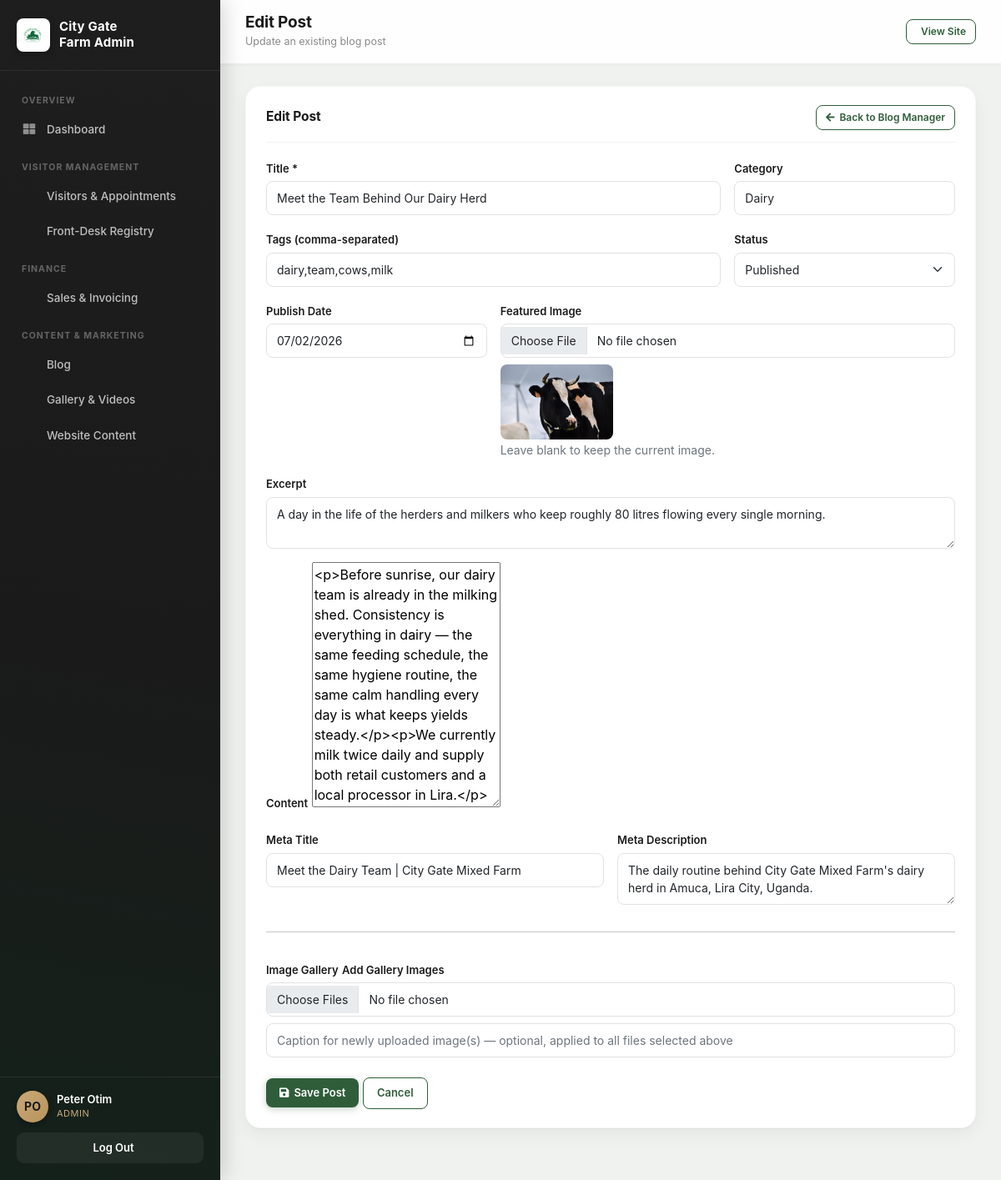
Screenshot of /admin/blog-editor.php?id=5 (signed in) with the database file from the repository.
### tables this page shows
CREATE TABLE `blog_posts` (
  `id` int(11) NOT NULL AUTO_INCREMENT,
  `title` varchar(220) NOT NULL,
  `slug` varchar(220) NOT NULL,
  `category` varchar(80) DEFAULT NULL,
  `tags` varchar(255) DEFAULT NULL,
  `excerpt` text DEFAULT NULL,
  `content` longtext DEFAULT NULL,
  `featured_image` varchar(255) DEFAULT NULL,
  `author_id` int(11) DEFAULT NULL,
  `status` enum('draft','published','scheduled') NOT NULL DEFAULT 'draft',
  `publish_date` date DEFAULT NULL,
  `meta_title` varchar(220) DEFAULT NULL,
  `meta_description` varchar(320) DEFAULT NULL,
  `created_at` datetime NOT NULL DEFAULT current_timestamp(),
  `updated_at` datetime NOT NULL DEFAULT current_timestamp() ON UPDATE current_timestamp(),
  PRIMARY KEY (`id`),
  UNIQUE KEY `slug` (`slug`),
  KEY `author_id` (`author_id`),
  CONSTRAINT `blog_posts_ibfk_1` FOREIGN KEY (`author_id`) REFERENCES `users` (`id`) ON DELETE SET NULL
);

### admin/blog-editor.php (the view, shortened to what this page needs)
<?php
$editId = isset($_GET['id']) ? (int) $_GET['id'] : 0;
require_once __DIR__ . '/includes/header.php';
$post = [
   'id' => 0, 'title' => '', 'category' => '', 'tags' => '', 'excerpt' => '', 'content' => '',
   'featured_image' => '', 'status' => 'draft', 'publish_date' => '', 'meta_title' => '', 'meta_description' => '',
];
if ($editId) {
   $stmt = $pdo->prepare('SELECT * FROM blog_posts WHERE id = ?');
   $stmt->execute([$editId]);
   $existing = $stmt->fetch();
   $post = $existing;
}
?>
<div class="cg-panel">
   <div class="cg-panel-head">
      <h2><?php echo $editId ? 'Edit Post' : 'New Post'; ?></h2>
      <a href="blog-manager.php" class="cg-btn cg-btn-outline cg-btn-sm"><i class="fa fa-arrow-left"></i> Back to Blog Manager</a>
   </div>
   <form method="post" enctype="multipart/form-data">
      <div class="row g-3">
         <div class="col-md-8">
            <label class="form-label">Title *</label>
            <input type="text" name="title" class="form-control" value="<?php echo htmlspecialchars($post['title']); ?>" required>
         </div>
         <div class="col-md-4">
            <label class="form-label">Category</label>
            <input type="text" name="category" class="form-control" value="<?php echo htmlspecialchars($post['category'] ?? ''); ?>" placeholder="e.g. Poultry">
         </div>
         <div class="col-md-8">
            <label class="form-label">Tags (comma-separated)</label>
            <input type="text" name="tags" class="form-control" value="<?php echo htmlspecialchars($post['tags'] ?? ''); ?>" placeholder="e.g. poultry, growth, broiler">
         </div>
         <div class="col-md-4">
            <label class="form-label">Status</label>
            <select name="status" class="form-select">
               <option value="published" <?php echo $post['status'] === 'published' ? 'selected' : ''; ?>>Published</option>
            </select>
         </div>
         <div class="col-md-4">
            <label class="form-label">Publish Date</label>
            <input type="date" name="publish_date" class="form-control" value="<?php echo htmlspecialchars($post['publish_date'] ?? ''); ?>">
         </div>
         <div class="col-md-8">
            <label class="form-label">Featured Image</label>
            <input type="file" name="featuredImage" class="form-control" accept="image/*">
            <?php if (!empty($post['featured_image'])): ?>
               <div class="mt-2"><img src="../<?php echo htmlspecialchars($post['featured_image']); ?>" alt="Featured image" style="max-height:90px;border-radius:8px;"></div>
               <small class="text-muted">Leave blank to keep the current image.</small>
            <?php endif; ?>
         </div>
         <div class="col-12">
            <label class="form-label">Excerpt</label>
            <textarea name="excerpt" class="form-control" rows="2" placeholder="Short summary shown on the blog list"><?php echo htmlspecialchars($post['excerpt'] ?? ''); ?></textarea>
         </div>
         <div class="col-12">
            <label class="form-label">Content</label>
            <textarea id="postContent" name="content" rows="12"><?php echo htmlspecialchars($post['content'] ?? ''); ?></textarea>
         </div>
         <div class="col-md-6">
            <label class="form-label">Meta Title</label>
            <input type="text" name="meta_title" class="form-control" value="<?php echo htmlspecialchars($post['meta_title'] ?? ''); ?>" placeholder="defaults to post title">
         </div>
         <div class="col-md-6">
            <label class="form-label">Meta Description</label>
            <textarea name="meta_description" class="form-control" rows="2" placeholder="defaults to excerpt"><?php echo htmlspecialchars($post['meta_description'] ?? ''); ?></textarea>
         </div>
         <div class="col-12"><hr></div>
         <div class="col-12">
            <label class="form-label">Image Gallery</label>
            <label class="form-label">Add Gallery Images</label>
            <input type="file" name="galleryImages[]" class="form-control mb-2" accept="image/*" multiple>
            <input type="text" name="newGalleryCaption" class="form-control" placeholder="Caption for newly uploaded image(s) — optional, applied to all files selected above">
         </div>
      </div>
      <div class="mt-4">
         <button type="submit" class="cg-btn cg-btn-primary"><i class="fa fa-save"></i> Save Post</button>
         <a href="blog-manager.php" class="cg-btn cg-btn-outline">Cancel</a>
      </div>
   </form>
</div>
<?php
require_once __DIR__ . '/includes/footer.php';
?>

### css/cg-theme.css (style rules this page uses)
:root { --farm-green: #2F5D3A; --farm-green-dark: #1F3F27; --cream: #FAF7F0; --earth: #C9A978; --charcoal: #1A1A1A; --white: #FFFFFF; --soft-shadow: 0 4px 14px rgba(26, 26, 26, 0.08); --cta-green: #C9A978; }
* { box-sizing: border-box; }
body { font-family: 'Inter', -apple-system, BlinkMacSystemFont, 'Segoe UI', sans-serif; color: var(--charcoal); background: var(--cream); overflow-x: hidden; }

### css/cg-admin.css (style rules this page uses)
.cg-admin-body { background: #F0F2EF; font-family: 'Inter', -apple-system, sans-serif; min-height: 100vh; }
.cg-panel { background: #fff; border-radius: 18px; box-shadow: 0 1px 2px rgba(26,26,26,0.04), 0 8px 20px rgba(26, 26, 26, 0.05); border: 1px solid rgba(26,26,26,0.04); padding: 22px 24px; margin-bottom: 22px; }
.cg-panel-head { display: flex; align-items: center; justify-content: space-between; margin-bottom: 18px; flex-wrap: wrap; gap: 10px; padding-bottom: 14px; border-bottom: 1px solid #f2f2ef; }
.cg-panel-head h2 { font-size: 15.5px; font-weight: 700; color: var(--charcoal); margin: 0; letter-spacing: -0.1px; }
.cg-btn { display: inline-flex; align-items: center; gap: 6px; padding: 8px 16px; border-radius: 8px; font-size: 13px; font-weight: 600; border: none; cursor: pointer; text-decoration: none; transition: all 0.2s ease; }
.cg-btn-primary { background: var(--farm-green); color: #fff; box-shadow: 0 2px 8px rgba(47, 93, 58, 0.28); }
.cg-btn-outline { background: #fff; color: var(--farm-green); border: 1.5px solid var(--farm-green); }
.cg-btn-sm { padding: 5px 11px; font-size: 12px; }
.cg-admin-content .form-label { font-size: 13px; font-weight: 600; color: var(--charcoal); margin-bottom: 5px; }
.cg-admin-content .form-control, .cg-admin-content .form-select { border-radius: 8px; border: 1.5px solid #e2e2e2; font-size: 14px; padding: 9px 12px; }

### rows the page displays
blog_posts: title "Meet the Team Behind Our Dairy Herd", category "Dairy", tags "dairy,team,cows,milk", status "Published", publish_date "07/02/2026", featured_image (picture), excerpt "A day in the life of the herders and milkers who keep roughly 80 litres flowing every single morning.", content "<p>Before sunrise, our dairy team is already in the milking shed. Consistency is everything in dairy — the same feeding schedule, the same hygiene routine, the same calm handling every day is what keeps yields steady.</p><p>We currently milk twice daily and supply both retail customers and a local processor in Lira.</p>", meta_title "Meet the Dairy Team | City Gate Mixed Farm", meta_description "The daily routine behind City Gate Mixed Farm's dairy herd in Amuca, Lira City, Uganda."

### other values shown
$groupLabel "OVERVIEW"
$item['label'] "Dashboard"
$groupLabel "VISITOR MANAGEMENT"
$item['label'] "Visitors & Appointments"
$item['label'] "Front-Desk Registry"
$groupLabel "FINANCE"
$item['label'] "Sales & Invoicing"
$groupLabel "CONTENT & MARKETING"
$item['label'] "Blog"
$item['label'] "Gallery & Videos"
$item['label'] "Website Content"
cg_initials($user['name']) "PO"
$user['name'] "Peter Otim"
$user['role'] "ADMIN"
$pageTitle "Edit Post"
